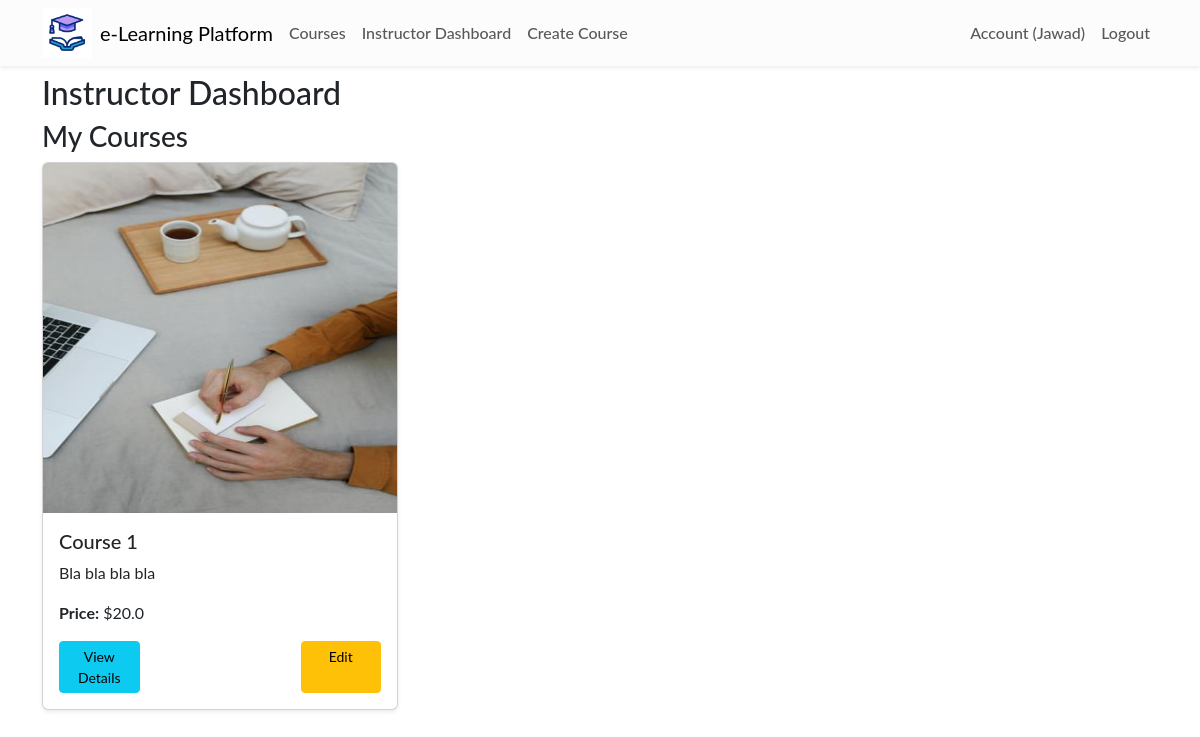
Page /courses/instructor/dashboard (signed in) on the earlier database version.
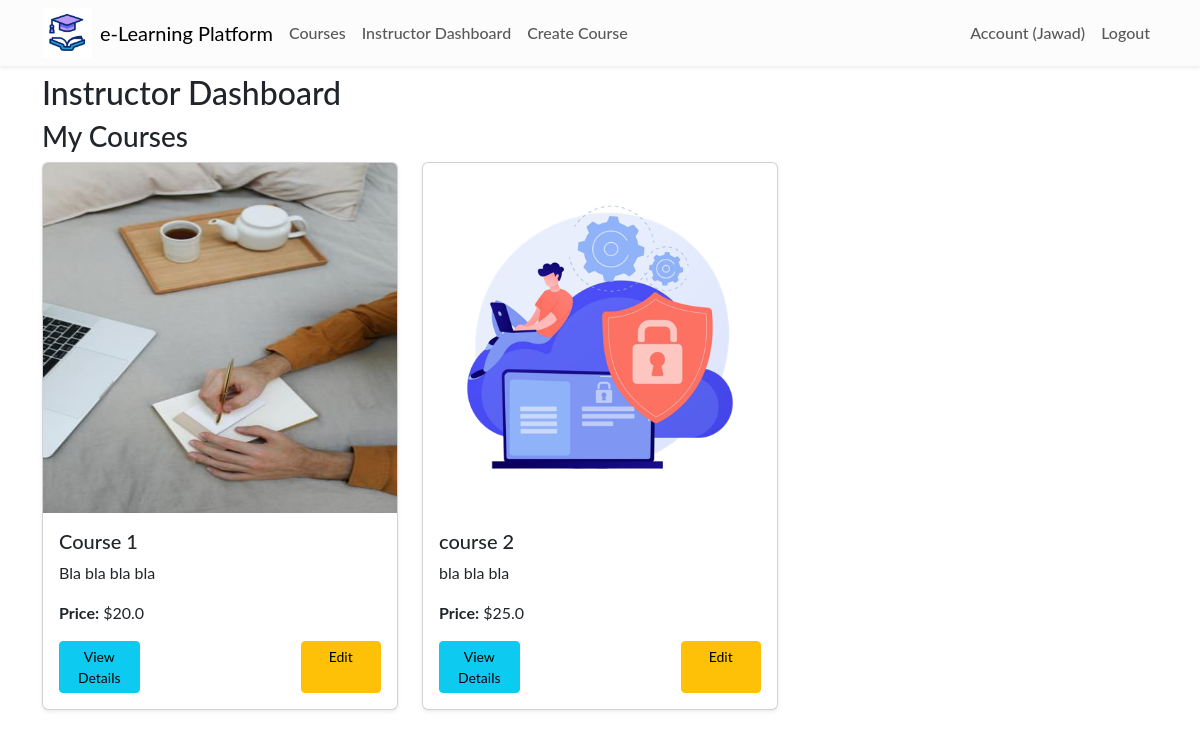
Same page on the later database version.
### app/models.py (models this page shows, shortened)
class Course(db.Model):
    id = db.Column(db.Integer, primary_key=True)
    title = db.Column(db.String(100), nullable=False)
    description = db.Column(db.Text, nullable=False)
    courseImage =db.Column(db.String(50), nullable=False, default='default.jpg')
    price = db.Column(db.Float, nullable=False)
    teacher_id = db.Column(db.Integer, db.ForeignKey('user.id'), nullable=False)
    created_at = db.Column(db.DateTime, default=datetime.utcnow)
    instructor = db.relationship('User', backref='courses', lazy=True)
    lessons = db.relationship('Lesson', back_populates='course', lazy=True)  # Change backref to back_populates
    category_id = db.Column(db.Integer, db.ForeignKey('category.id'), nullable=False)
    category = db.relationship('Category', backref='courses', lazy=True)

### app/routes/course.py (the view)
@bp.route('/instructor/dashboard')
@login_required
def instructor_dashboard():
    if current_user.role != 'instructor':
        flash('Only instructors can access the dashboard.', 'danger')
        return redirect(url_for('main.index'))
    courses = Course.query.filter_by(teacher_id=current_user.id).all()
    return render_template('instructor_dashboard.html', courses=courses)

### app/__init__.py (called while the page is built)
def create_app(config_class='config.Config'):
    app = Flask(__name__)
    app.config.from_object(config_class)
    db.init_app(app)
    migrate.init_app(app, db)
    login_manager.init_app(app)
    login_manager.login_view = 'auth.login'
    mail.init_app(app)
    from .models import User
    @login_manager.user_loader
    def load_user(user_id):
        return User.query.get(int(user_id))
    from .routes.main import bp as main_bp
    from .routes.auth import bp as auth_bp
    from .routes.course import bp as course_bp
    from .routes.admin import bp as admin_bp
    from .routes.payment import bp as payment_bp
    app.register_blueprint(main_bp)
    app.register_blueprint(auth_bp)
    app.register_blueprint(course_bp)
    app.register_blueprint(admin_bp)
    app.register_blueprint(payment_bp)
    return app

### app/templates/instructor_dashboard.html
{% extends 'layout.html' %}
{% block content %}
<h2>Instructor Dashboard</h2>
<h3>My Courses</h3>
<div class="row">
    {% for course in courses %}
    <div class="col-md-4 mb-4">
        <div class="card shadow-sm">
            {% if course.courseImage %}
            <img src="{{ url_for('static', filename='img_course/' + course.courseImage) }}" height="350px" class="card-img-top"
                alt="{{ course.title }}">
            {% else %}
            <img src="{{ url_for('static', filename='img_course/default.jpg') }}" class="card-img-top"
                alt="Course image placeholder">
            {% endif %}
            <div class="card-body">
                <h5 class="card-title">
                    {{ course.title }}
                </h5>
                <p class="card-text">{{ course.description }}</p>
                <p class="card-text"><strong>Price:</strong> ${{ course.price }}</p>
                <div class="d-flex justify-content-between">
                    <a href="{{ url_for('course.course_details', course_id=course.id) }}" class="btn btn-info btn-sm w-25">View
                        Details</a>
                    <a href="{{ url_for('course.edit_course', course_id=course.id) }}" class="btn btn-warning btn-sm w-25">Edit</a>
                </div>
            </div>
        </div>
    </div>
    {% endfor %}
</div>
{% endblock %}

Differences in the rows shown:
added Course: courseImage (picture), title "course 2", description "bla bla bla", price "25.0"
